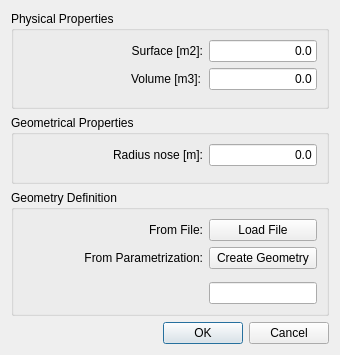
<?xml version="1.0" encoding="UTF-8"?>
<ui version="4.0">
 <class>PhysicalPropertiesDialog</class>
 <widget class="QDialog" name="PhysicalPropertiesDialog">
  <property name="geometry">
   <rect>
    <x>0</x>
    <y>0</y>
    <width>340</width>
    <height>355</height>
   </rect>
  </property>
  <property name="minimumSize">
   <size>
    <width>0</width>
    <height>0</height>
   </size>
  </property>
  <property name="maximumSize">
   <size>
    <width>1000000</width>
    <height>1000000</height>
   </size>
  </property>
  <property name="baseSize">
   <size>
    <width>0</width>
    <height>0</height>
   </size>
  </property>
  <property name="windowTitle">
   <string>Physical/Geometrical Properties</string>
  </property>
  <layout class="QVBoxLayout" name="verticalLayout">
   <item>
    <layout class="QVBoxLayout" name="verticalLayout_2">
     <item>
      <widget class="QGroupBox" name="groupBox_2">
       <property name="maximumSize">
        <size>
         <width>16777215</width>
         <height>16777215</height>
        </size>
       </property>
       <property name="title">
        <string>Physical Properties</string>
       </property>
       <layout class="QHBoxLayout" name="horizontalLayout_2">
        <item>
         <layout class="QGridLayout" name="gridLayout">
          <item row="0" column="0">
           <widget class="QLabel" name="label_2">
            <property name="text">
             <string/>
            </property>
            <property name="pixmap">
             <pixmap>:/icons/Surface.png</pixmap>
            </property>
           </widget>
          </item>
          <item row="0" column="2">
           <widget class="QLabel" name="label_4">
            <property name="text">
             <string>Surface [m2]:</string>
            </property>
            <property name="alignment">
             <set>Qt::AlignRight|Qt::AlignTrailing|Qt::AlignVCenter</set>
            </property>
           </widget>
          </item>
          <item row="0" column="3">
           <widget class="QLineEdit" name="lineEditSurface">
            <property name="text">
             <string>0.0</string>
            </property>
            <property name="alignment">
             <set>Qt::AlignRight|Qt::AlignTrailing|Qt::AlignVCenter</set>
            </property>
           </widget>
          </item>
          <item row="1" column="0">
           <widget class="QLabel" name="label_3">
            <property name="text">
             <string/>
            </property>
            <property name="pixmap">
             <pixmap>:/icons/Volume.png</pixmap>
            </property>
           </widget>
          </item>
          <item row="1" column="2">
           <widget class="QLabel" name="label_5">
            <property name="text">
             <string>Volume [m3]:</string>
            </property>
           </widget>
          </item>
          <item row="1" column="3">
           <widget class="QLineEdit" name="lineEditVolume">
            <property name="text">
             <string>0.0</string>
            </property>
            <property name="alignment">
             <set>Qt::AlignRight|Qt::AlignTrailing|Qt::AlignVCenter</set>
            </property>
           </widget>
          </item>
          <item row="0" column="1">
           <spacer name="horizontalSpacer_2">
            <property name="orientation">
             <enum>Qt::Horizontal</enum>
            </property>
            <property name="sizeHint" stdset="0">
             <size>
              <width>40</width>
              <height>20</height>
             </size>
            </property>
           </spacer>
          </item>
          <item row="1" column="1">
           <spacer name="horizontalSpacer_3">
            <property name="orientation">
             <enum>Qt::Horizontal</enum>
            </property>
            <property name="sizeHint" stdset="0">
             <size>
              <width>40</width>
              <height>20</height>
             </size>
            </property>
           </spacer>
          </item>
          <item row="2" column="0">
           <spacer name="verticalSpacer_2">
            <property name="orientation">
             <enum>Qt::Vertical</enum>
            </property>
            <property name="sizeHint" stdset="0">
             <size>
              <width>20</width>
              <height>40</height>
             </size>
            </property>
           </spacer>
          </item>
         </layout>
        </item>
       </layout>
      </widget>
     </item>
     <item>
      <widget class="QGroupBox" name="groupBox">
       <property name="title">
        <string>Geometrical Properties</string>
       </property>
       <layout class="QHBoxLayout" name="horizontalLayout">
        <item>
         <layout class="QGridLayout" name="gridLayout_4">
          <item row="0" column="2">
           <widget class="QLabel" name="label_7">
            <property name="text">
             <string>Radius nose [m]:</string>
            </property>
            <property name="alignment">
             <set>Qt::AlignRight|Qt::AlignTrailing|Qt::AlignVCenter</set>
            </property>
           </widget>
          </item>
          <item row="0" column="3">
           <widget class="QLineEdit" name="lineEditRadiusNose">
            <property name="text">
             <string>0.0</string>
            </property>
            <property name="alignment">
             <set>Qt::AlignRight|Qt::AlignTrailing|Qt::AlignVCenter</set>
            </property>
           </widget>
          </item>
          <item row="0" column="1">
           <spacer name="horizontalSpacer_10">
            <property name="orientation">
             <enum>Qt::Horizontal</enum>
            </property>
            <property name="sizeHint" stdset="0">
             <size>
              <width>40</width>
              <height>20</height>
             </size>
            </property>
           </spacer>
          </item>
          <item row="0" column="0">
           <spacer name="horizontalSpacer_6">
            <property name="orientation">
             <enum>Qt::Horizontal</enum>
            </property>
            <property name="sizeHint" stdset="0">
             <size>
              <width>40</width>
              <height>20</height>
             </size>
            </property>
           </spacer>
          </item>
          <item row="1" column="0">
           <spacer name="verticalSpacer">
            <property name="orientation">
             <enum>Qt::Vertical</enum>
            </property>
            <property name="sizeHint" stdset="0">
             <size>
              <width>20</width>
              <height>40</height>
             </size>
            </property>
           </spacer>
          </item>
         </layout>
        </item>
       </layout>
      </widget>
     </item>
     <item>
      <widget class="QGroupBox" name="groupBox_4">
       <property name="title">
        <string>Geometry Definition</string>
       </property>
       <layout class="QHBoxLayout" name="horizontalLayout_3">
        <item>
         <layout class="QGridLayout" name="gridLayout_6">
          <item row="0" column="2">
           <widget class="QPushButton" name="geomFileButton">
            <property name="text">
             <string>Load File</string>
            </property>
           </widget>
          </item>
          <item row="1" column="2">
           <widget class="QPushButton" name="geomParaButton">
            <property name="text">
             <string>Create Geometry</string>
            </property>
           </widget>
          </item>
          <item row="2" column="2">
           <spacer name="verticalSpacer_4">
            <property name="orientation">
             <enum>Qt::Vertical</enum>
            </property>
            <property name="sizeHint" stdset="0">
             <size>
              <width>20</width>
              <height>40</height>
             </size>
            </property>
           </spacer>
          </item>
          <item row="3" column="2">
           <widget class="QLineEdit" name="fileLineEdit">
            <property name="alignment">
             <set>Qt::AlignRight|Qt::AlignTrailing|Qt::AlignVCenter</set>
            </property>
           </widget>
          </item>
          <item row="0" column="0">
           <spacer name="horizontalSpacer">
            <property name="orientation">
             <enum>Qt::Horizontal</enum>
            </property>
            <property name="sizeHint" stdset="0">
             <size>
              <width>40</width>
              <height>20</height>
             </size>
            </property>
           </spacer>
          </item>
          <item row="1" column="0">
           <spacer name="horizontalSpacer_4">
            <property name="orientation">
             <enum>Qt::Horizontal</enum>
            </property>
            <property name="sizeHint" stdset="0">
             <size>
              <width>40</width>
              <height>20</height>
             </size>
            </property>
           </spacer>
          </item>
          <item row="3" column="0">
           <spacer name="horizontalSpacer_5">
            <property name="orientation">
             <enum>Qt::Horizontal</enum>
            </property>
            <property name="sizeHint" stdset="0">
             <size>
              <width>40</width>
              <height>20</height>
             </size>
            </property>
           </spacer>
          </item>
          <item row="0" column="1">
           <widget class="QLabel" name="label">
            <property name="text">
             <string>From File:</string>
            </property>
            <property name="alignment">
             <set>Qt::AlignRight|Qt::AlignTrailing|Qt::AlignVCenter</set>
            </property>
           </widget>
          </item>
          <item row="1" column="1">
           <widget class="QLabel" name="label_6">
            <property name="text">
             <string>From Parametrization:</string>
            </property>
            <property name="alignment">
             <set>Qt::AlignRight|Qt::AlignTrailing|Qt::AlignVCenter</set>
            </property>
           </widget>
          </item>
         </layout>
        </item>
       </layout>
      </widget>
     </item>
    </layout>
   </item>
   <item>
    <widget class="QDialogButtonBox" name="buttonBox">
     <property name="maximumSize">
      <size>
       <width>16777215</width>
       <height>16777215</height>
      </size>
     </property>
     <property name="orientation">
      <enum>Qt::Horizontal</enum>
     </property>
     <property name="standardButtons">
      <set>QDialogButtonBox::Cancel|QDialogButtonBox::Ok</set>
     </property>
    </widget>
   </item>
  </layout>
 </widget>
 <tabstops>
  <tabstop>lineEditSurface</tabstop>
  <tabstop>lineEditVolume</tabstop>
  <tabstop>lineEditRadiusNose</tabstop>
 </tabstops>
 <resources/>
 <connections>
  <connection>
   <sender>buttonBox</sender>
   <signal>accepted()</signal>
   <receiver>PhysicalPropertiesDialog</receiver>
   <slot>accept()</slot>
   <hints>
    <hint type="sourcelabel">
     <x>259</x>
     <y>352</y>
    </hint>
    <hint type="destinationlabel">
     <x>189</x>
     <y>189</y>
    </hint>
   </hints>
  </connection>
  <connection>
   <sender>buttonBox</sender>
   <signal>rejected()</signal>
   <receiver>PhysicalPropertiesDialog</receiver>
   <slot>reject()</slot>
   <hints>
    <hint type="sourcelabel">
     <x>259</x>
     <y>352</y>
    </hint>
    <hint type="destinationlabel">
     <x>189</x>
     <y>189</y>
    </hint>
   </hints>
  </connection>
 </connections>
</ui>
